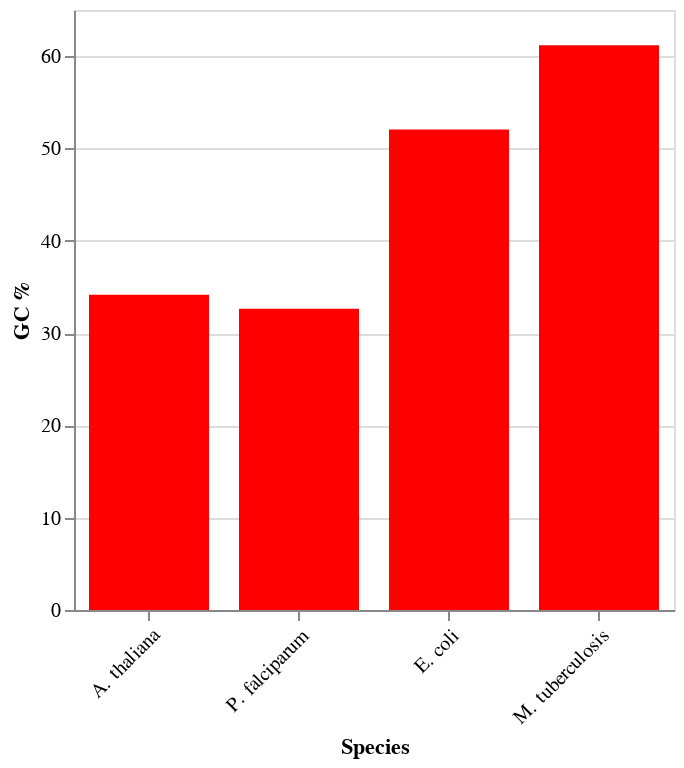

Notebook code cell kept with this figure:
### Markdown cell above
#### Altair

[Altair](https://altair-viz.github.io/index.html) is a newer plotting module that is designed to work well with Pandas and also web tools like Jupyter Lab and Jupyter Notebook.

Altair follows a "declarative" model of designing a plot: instead of saying what you are doing (like in Matplotlib) you tell Altair what your data is and how you would like your data to be associated with a chart. For example the X axis is from column `species` and the Y axis is from column `gc_content`. There is a nice but a little outdated tutorial [here](https://vallandingham.me/altair_intro.html).

### Code cell
# altair is not a standard part of anaconda
# install with this command in the Terminal or Anaconda Prompt
# conda install -c conda-forge altair=2.4.1
import pandas as pd
import altair as alt

dataframe = pd.DataFrame({'species': genome_names, 'gc_content': gc_percentages})
# configure the chart data source, then the mark and its config, 
# then the encoding of data to chart elements and finally any chart configuration
alt.Chart(dataframe, width=300).mark_bar(color='red').encode(
    x=alt.X('species', sort=None, axis=alt.Axis(title='Species', labelAngle=-45)), 
    y=alt.Y('gc_content', axis=alt.Axis(title='GC %'))).configure_scale(bandPaddingInner=0.2)

### Figure 1 — Vega-Lite specification as saved in the notebook (floating-point values rounded to 4 significant figures)
{"$schema": "https://vega.github.io/schema/vega-lite/v2.3.0.json", "config": {"scale": {"bandPaddingInner": 0.2}, "view": {"height": 300, "width": 400}}, "data": {"values": [{"gc_content": 34.15, "species": "A. thaliana"}, {"gc_content": 32.64, "species": "P. falciparum"}, {"gc_content": 52.06, "species": "E. coli"}, {"gc_content": 61.19, "species": "M. tuberculosis"}]}, "encoding": {"x": {"axis": {"labelAngle": -45, "title": "Species"}, "field": "species", "sort": null, "type": "nominal"}, "y": {"axis": {"title": "GC %"}, "field": "gc_content", "type": "quantitative"}}, "mark": {"color": "red", "type": "bar"}, "width": 300}
